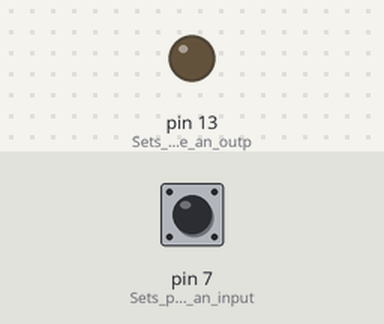
The sketch below on a simulated Arduino Uno, built with avr-gcc and run on an emulated ATmega328P. On the bench: output pins drawn as LEDs (lit = HIGH). The test bench sets the inputs (shaded band); at power-on: pin 7 (Sets_pin_7_to_be_an_input) LOW.

Above: at 1.2 s.
1.3 s: pin 7 (Sets_pin_7_to_be_an_input) pulled HIGH for 0.15 s
At 1.37 s:
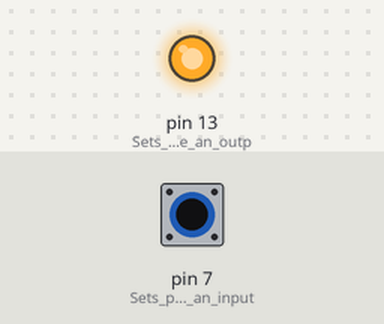
2.9 s: pin 7 (Sets_pin_7_to_be_an_input) pulled HIGH for 3.2 s
At 6.8 s:
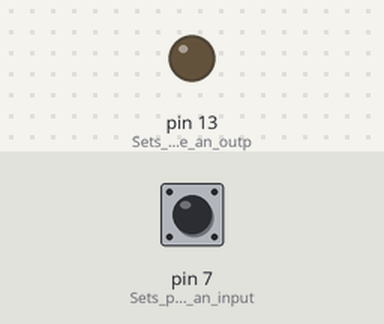
Timing chart, 0 to 8.3 s (numbered marks = the images above; inputs shaded):
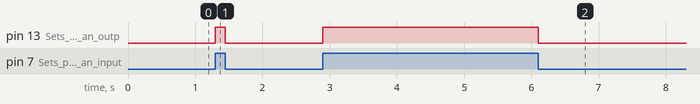

The sketch:

button_led.ino
```cpp
int val =0; //Our global bool variable
void setup() {
  pinMode(13, OUTPUT);//Sets pin 13 to be an output
  pinMode(7,INPUT);//Sets pin 7 to be an input; from the button
}

void loop() //Our while loop
{
    val = digitalRead(7); //digitalRead tells val to be a true or false bool
    digitalWrite(13,val); //digitalWrite tells the LED to be ON or OFF based off of said bool
}
```

Measured:
- after the input at 1.3 s, pin 13 (Sets_pin_13_to_be_an_outp): LOW → HIGH at once, → LOW 0.15 s later
- after the input at 2.9 s, pin 13 (Sets_pin_13_to_be_an_outp): LOW → HIGH at once, → LOW 3.2 s later
